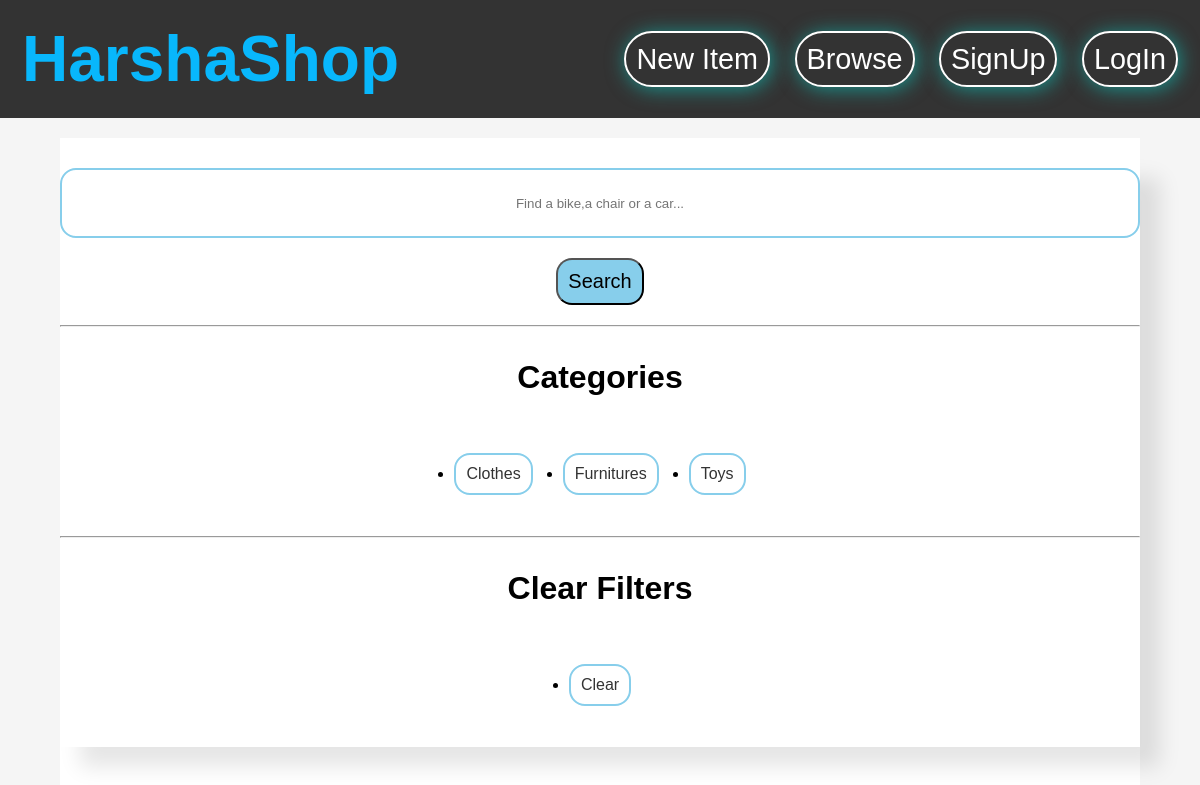
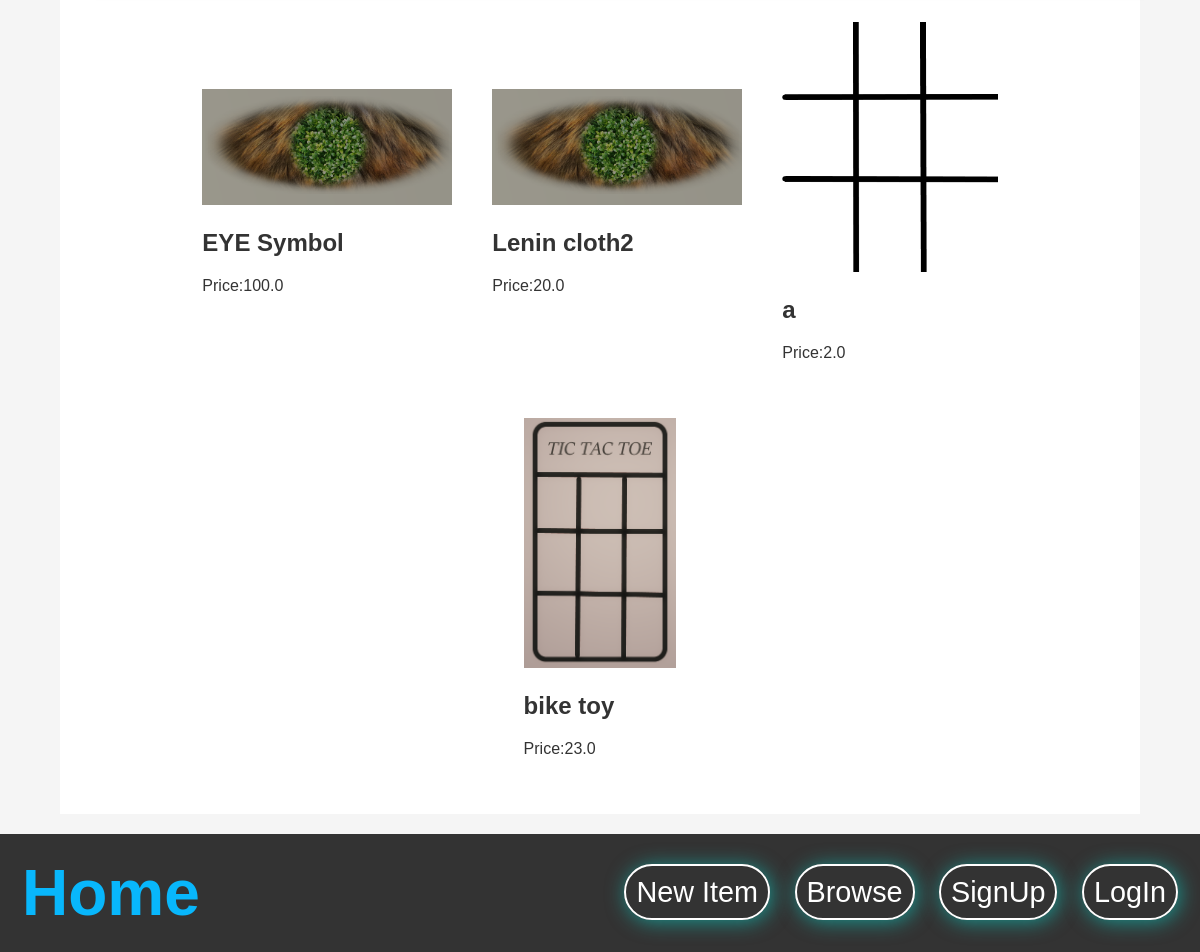
The app's page /items/, older data (2 pictures, top to bottom).
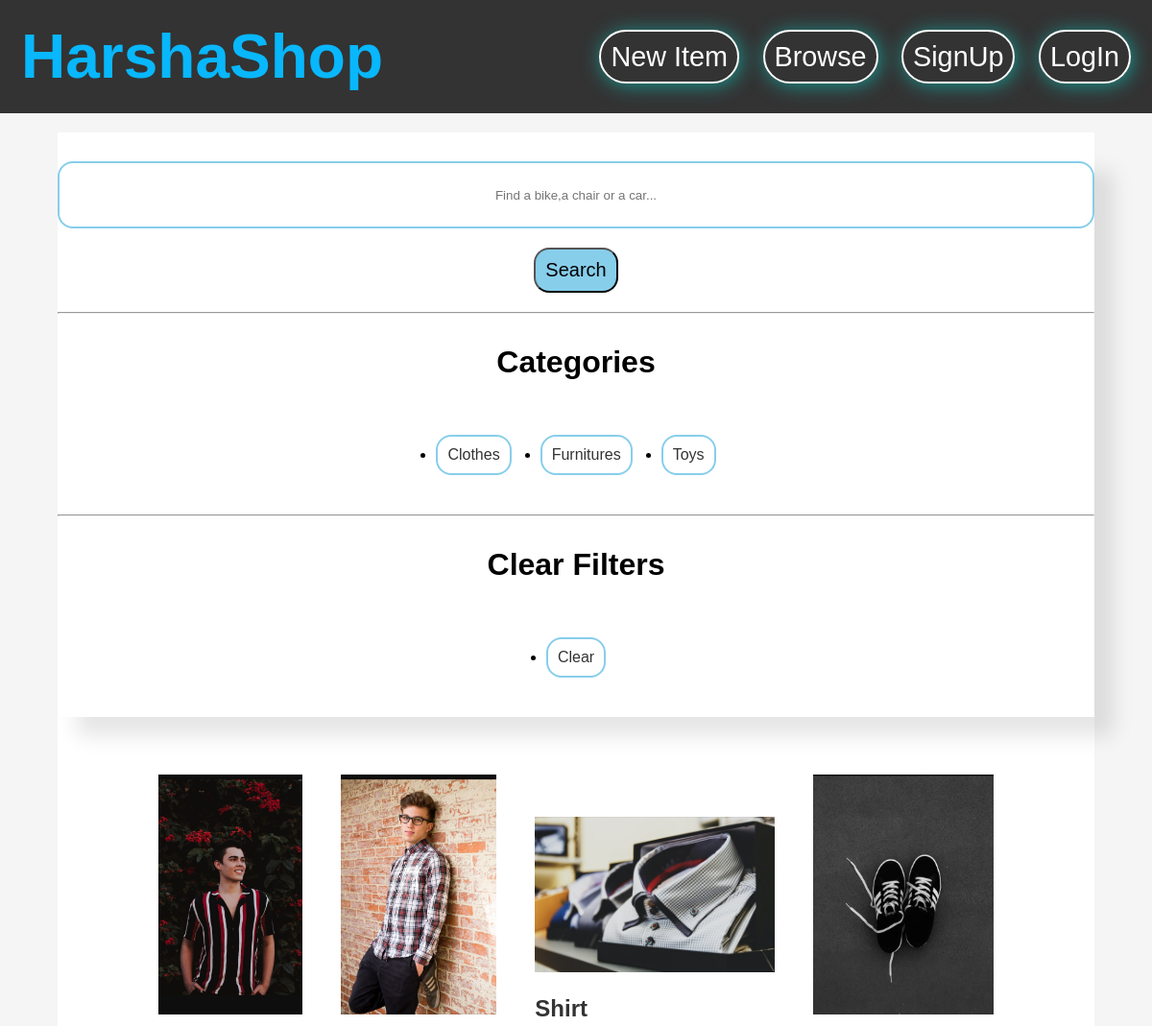
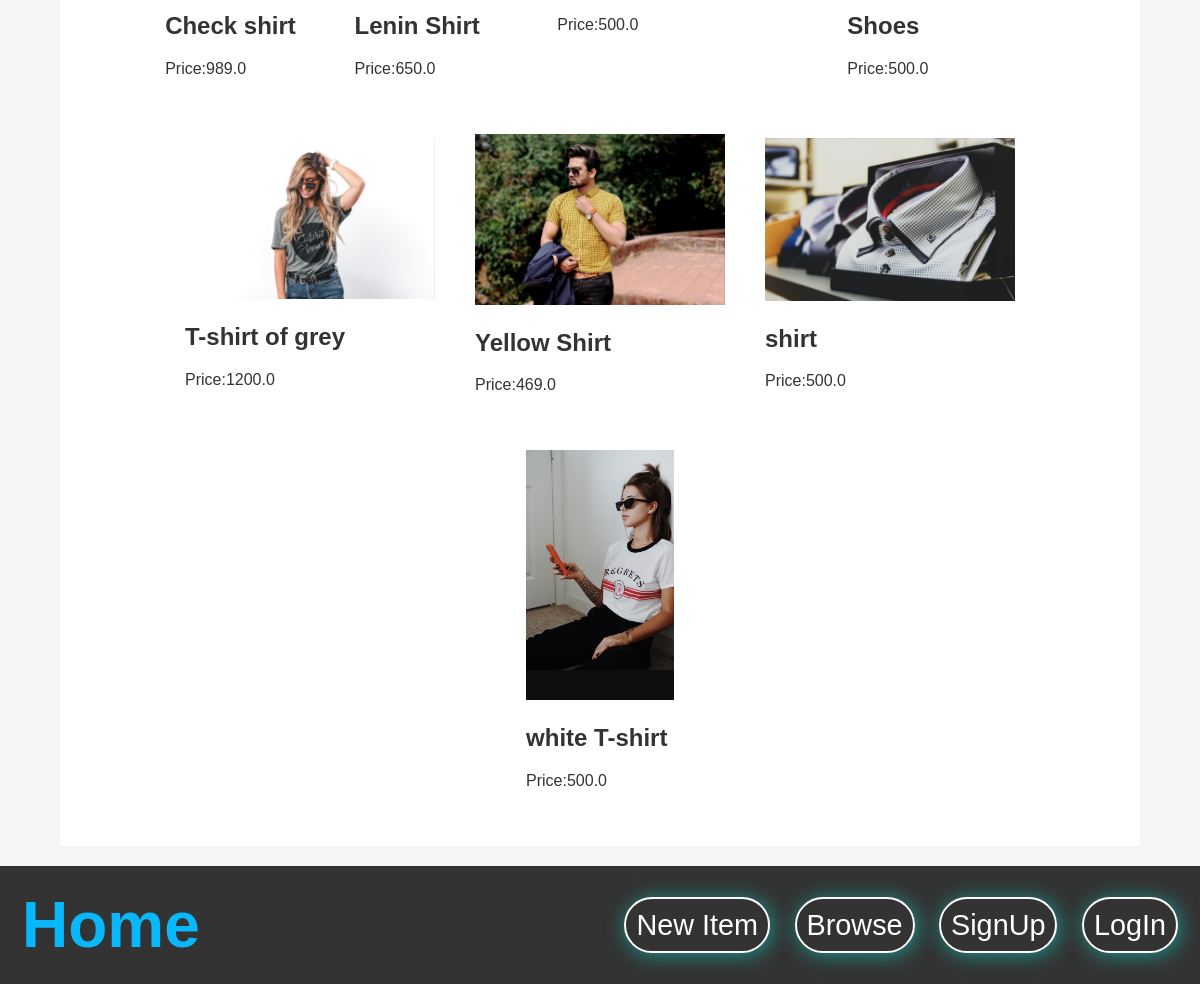
The same page, newer data (2 pictures, top to bottom).
### item/models.py (models this page shows, shortened)
class Category(models.Model):
    name = models.CharField(max_length=300)
    class Meta:
        ordering = ('name',)
        verbose_name_plural = 'Categories'

class Item(models.Model):
    category = models.ForeignKey(Category,related_name='items',on_delete=models.CASCADE)
    name = models.CharField(max_length=300)
    description = models.TextField(blank=True,null=True)
    price = models.FloatField()
    image = models.ImageField(upload_to="item_images",blank=True,null=True)
    created_at = models.DateTimeField(auto_now_add=True)
    created_by = models.ForeignKey(User,related_name='items',on_delete=models.CASCADE)
    is_sold = models.BooleanField(default=False)
    class Meta:
        ordering = ('name',)

### item/views.py (the view)
# urls.py: path('',views.items,name="items"),
def items(request):
    query = request.GET.get('query','')
    category_id = request.GET.get('category',0)
    categories = Category.objects.all()
    items = Item.objects.filter(is_sold=False)
    if category_id:
        items = items.filter(category_id=category_id)
    if query:
        items = items.filter(Q(name__icontains=query) | Q(description__icontains=query))
    return render(request,'item/items.html',{
        'items':items,
        'query':query,
        'categories':categories,
        'category_id':int(category_id)
    })

### item/templates/item/items.html (shortened to what this page needs)
{% extends 'core/base.html' %}
{% block content %}
<!DOCTYPE html>
<html lang="en">
<head>
</head>
<body>
<div class="container">
    <div class="search">
        <form method="get" action="{% url 'item:items' %}">
            <div class="findclass">
                <input name="query" class="find" type="text" value="{{query}}" placeholder="Find a bike,a chair or a car...">
            </div>
            <button class="button">Search</button>
        </form>
        <hr class="">
        <p class="name" align="center">Categories</p>
        <ul class="category_flex">
            {% for category in categories %}
            <li class="cate {% if category.id == category_id %} {% endif %}" >
                <a href="{% url 'item:items' %}?query={{query}}&category={{category.id}}">{{category.name}}</a>
            </li>
            {% endfor %}
        </ul>
        <hr class="">
        <p class="name">Clear Filters</p>
        <ul class="category_flex">
            <li class="cate"><a href="{% url 'item:items' %}" class="">Clear</a></li>
        </ul>
    </div>
    <div class="container">
        <div class="flex">
            {% for item in items %}
            <div class="a">
                <a href="{% url 'item:detail' item.id %}">
                    <div>
                        <img src="{{ item.image.url }}" class="">
                    </div>
                    <div class="">
                        <h2 class="">{{ item.name }}</h2>
                        <p class="">Price:{{item.price}}</p>
                    </div>
                </a>
            </div>
            {% endfor %}
        </div>
    </div>
</div>
</body>
</html>
{% endblock %}

### storeapp/templates/core/base.html (shortened to what this page needs)
<!DOCTYPE html>
<html>
<head>
</head>
<body>
    <nav>
        <a href="/" ><div class="logo">HarshaShop</div></a>
        <div class="">
            <div class="links">
                <a href="{% url 'item:new' %}" class="lin">New Item</a>
                <a href="{% url 'item:items' %}" class="lin">Browse</a>
                {% if request.user.is_authenticated %}
                <a href="{% url 'conversation:inbox' %}" class="lin">Inbox</a>
                <a href="{% url 'dashboard:index' %}" class="lin">Dashboard</a>
                {% else %}
                <a href="{% url 'storeapp:signup' %}" class="signup">SignUp</a>
                <a href="{% url 'storeapp:login' %}" class="lin">LogIn</a>
                {% endif %}
            </div>
        </div>
    </nav>
    <div class="">
        {% block content %}
        {% endblock %}
    </div>
    <nav>
        <a href="/" ><div class="logo">Home</div></a>
        <div class="">
            <div class="links">
                <a href="{% url 'item:new' %}" class="signup">New Item</a>
                <a href="{% url 'item:items' %}" class="signup">Browse</a>
                {% if request.user.is_authenticated %}
                <a href="{% url 'conversation:inbox' %}" class="lin">Inbox</a>
                <a href="{% url 'dashboard:index' %}" class="lin">Dashboard</a>
                {% else %}
                <a href="{% url 'storeapp:signup' %}" class="lin">SignUp</a>
                <a href="{% url 'storeapp:login' %}" class="lin">LogIn</a>
                {% endif %}
            </div>
        </div>
    </nav>
</body>
</html>

### storeapp/templates/core/base.html (style rules this page uses)
body { font-family: Verdana, Geneva, Tahoma, sans-serif; padding: 0px; margin: 0px; }
body a { text-decoration: none; }
body a { color: #333; }
nav { display: flex; justify-content: space-between; align-items: center; flex-wrap: wrap; background-color: #333; padding: 12px; }
nav .links a { color: #fff; margin: 10px; border: 2px solid white; box-shadow: 2px 2px 20px rgb(3, 246, 233,0.5); padding: 10px; border-radius: 2rem; font-family: Verdana, Geneva, Tahoma, sans-serif; font-size: 1.8rem; }
nav .logo { color: rgb(8, 183, 252); margin: 10px; font-family: Verdana, Geneva, Tahoma, sans-serif; font-size: 4rem; font-weight: bolder; }

### item/templates/item/items.html (style rules this page uses)
body { font-family: Verdana, Geneva, Tahoma, sans-serif; padding: 0; margin: 0; background-color: #f5f5f5; }
.container { max-width: 90%; display: flex; flex-direction: column; margin: 20px auto; background-color: #fff; }
.search { margin: 20px auto; box-shadow: 20px 20px 20px rgba(1,1,1,0.1); width: 100%; }
.find { width: 100%; height: 4rem; border: 2px solid skyblue; border-radius: 1rem; text-align: center; }
.findclass { margin: 10px auto; display: flex; justify-content: center; align-items: center; }
.button { margin: 20px auto; display: flex; align-items: center; justify-content: center; background-color: skyblue; font-size: 20px; padding: 10px; border-radius: 1rem; }
.name { text-align: center; font-size: 2rem; font-weight: bolder; }
.category_flex { display: flex; justify-content: center; align-items: center; padding: 10px; }
img { max-width: 250px; max-height: 250px; }
.cate { margin: 15px; border-radius: 1rem; border: solid skyblue 2px; padding: 10px; }
.flex { display: flex; flex-wrap: wrap; justify-content: center; align-items: center; }
.a { margin: 20px; }

Row changes from the older to the newer data that the page shows:
changed Item: image: a different picture; name "Lenin cloth2" → "Check shirt"; price "20.0" → "989.0"; moves up the list
changed Item: image: a different picture; name "EYE Symbol" → "Lenin Shirt"; price "100.0" → "650.0"
added Item: image (picture), name "Shirt", price "500.0"
added Item: image (picture), name "Shoes", price "500.0"
changed Item: image: a different picture; name "bike toy" → "T-shirt of grey"; price "23.0" → "1200.0"; moves up the list
added Item: image (picture), name "Yellow Shirt", price "469.0"
added Item: image (picture), name "shirt", price "500.0"
changed Item: image: a different picture; name "a" → "white T-shirt"; price "2.0" → "500.0"
